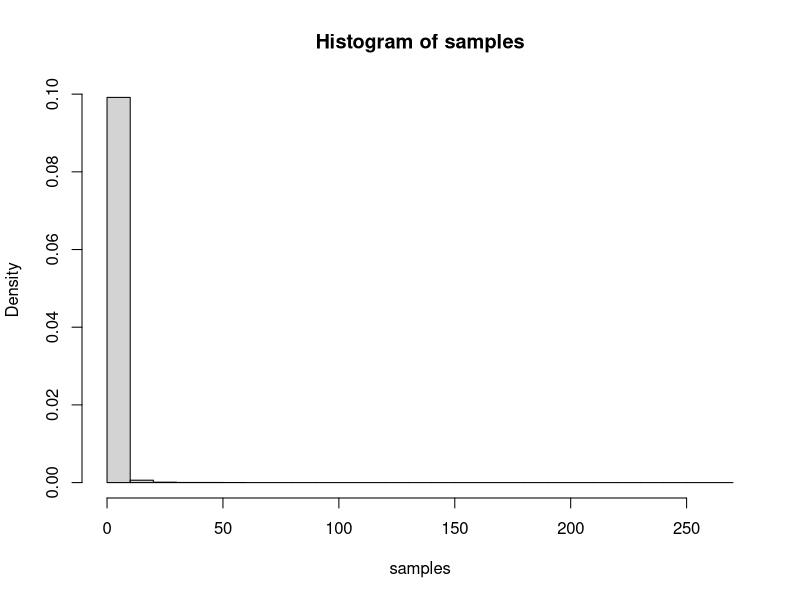
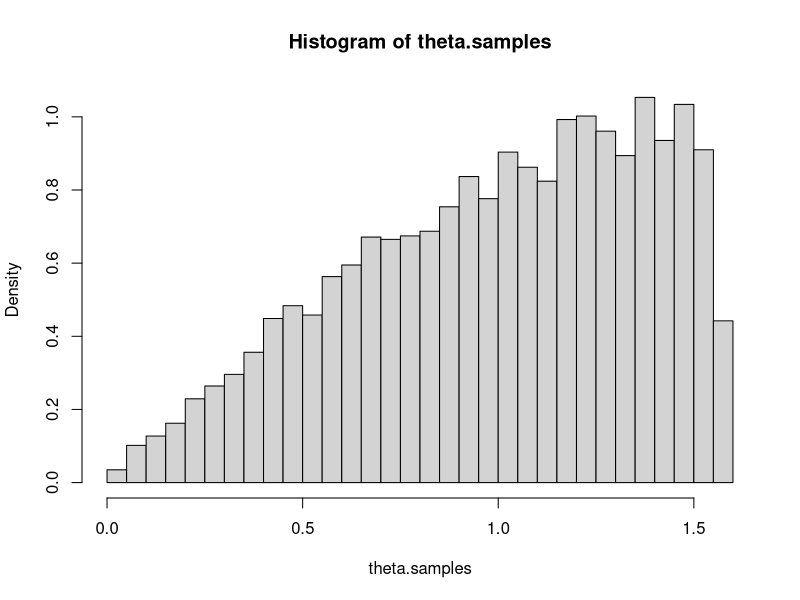

Write R code to recreate these figures, in order.
# a)
f.inv = function(x){sqrt(1/(1-x))}

n=10000
us = runif(n, 0, 1)
samples = f.inv(us)

hist(samples, prob=T, nclass = 25)

# b)
theta.samples = NULL
n=10000
for(i in 1:n){
  # Draw theta & u
  theta = runif(1, 0, pi/2)
  u = runif(1,0,1)
  # Accept theta if...
  if(u <= sin(theta)){
    theta.samples = append(theta.samples, theta)
  }
}
hist(theta.samples, prob=T, nclass = 25)